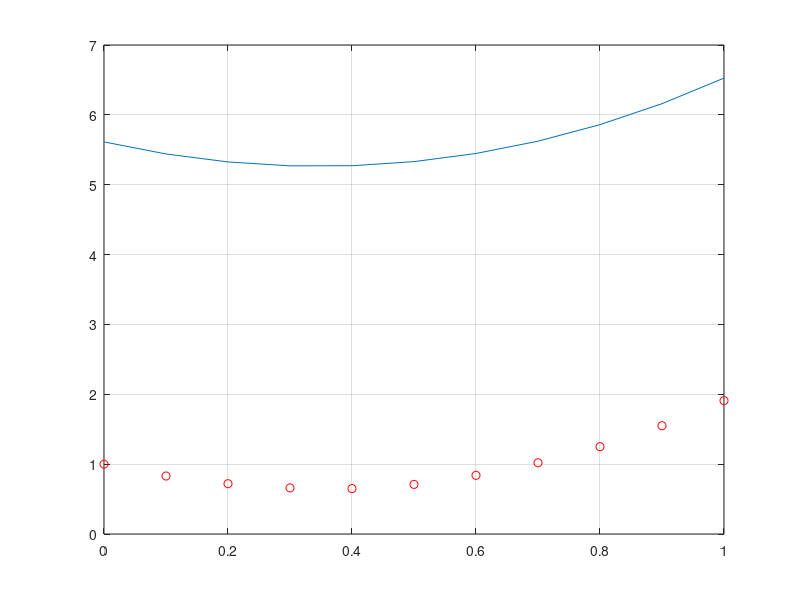

Write the MATLAB code that produced this figure.
% Determinare i coefficienti c1, c2, c3 tramite il metodo dei minimi
% quadrati

clear all
close all
clc

%% svolgimento
% funzione da ottenere, del tipo: f=@(x) c1*exp(x) + c2*exp(-x) + c3; 
x=[0:0.1:1]';  % 11 misurazioni
b=[1, 0.83, 0.72, 0.66, 0.65, 0.71, 0.84, 1.02, 1.25, 1.55, 1.91]';  %dati
plot(x, b, 'ro')
A=[exp(x), exp(-x), ones(length(b))];  % matrice del sistema dei minimi
                                       % quadrati. In ogni colonna si trova
                                       % ciò che moltiplica i coefficienti
c=A\b  % trovo il VETTORE dei coefficienti

%% cose in piu'
% residuo (minimo) asociato alla soluzione del problema
res=b-A*c;
norm(res)

% grafico
f=@(x) c(1)*exp(x)+c(2)*exp(-x)+c(3);
y=f(x);
hold on
plot(x,y), grid on